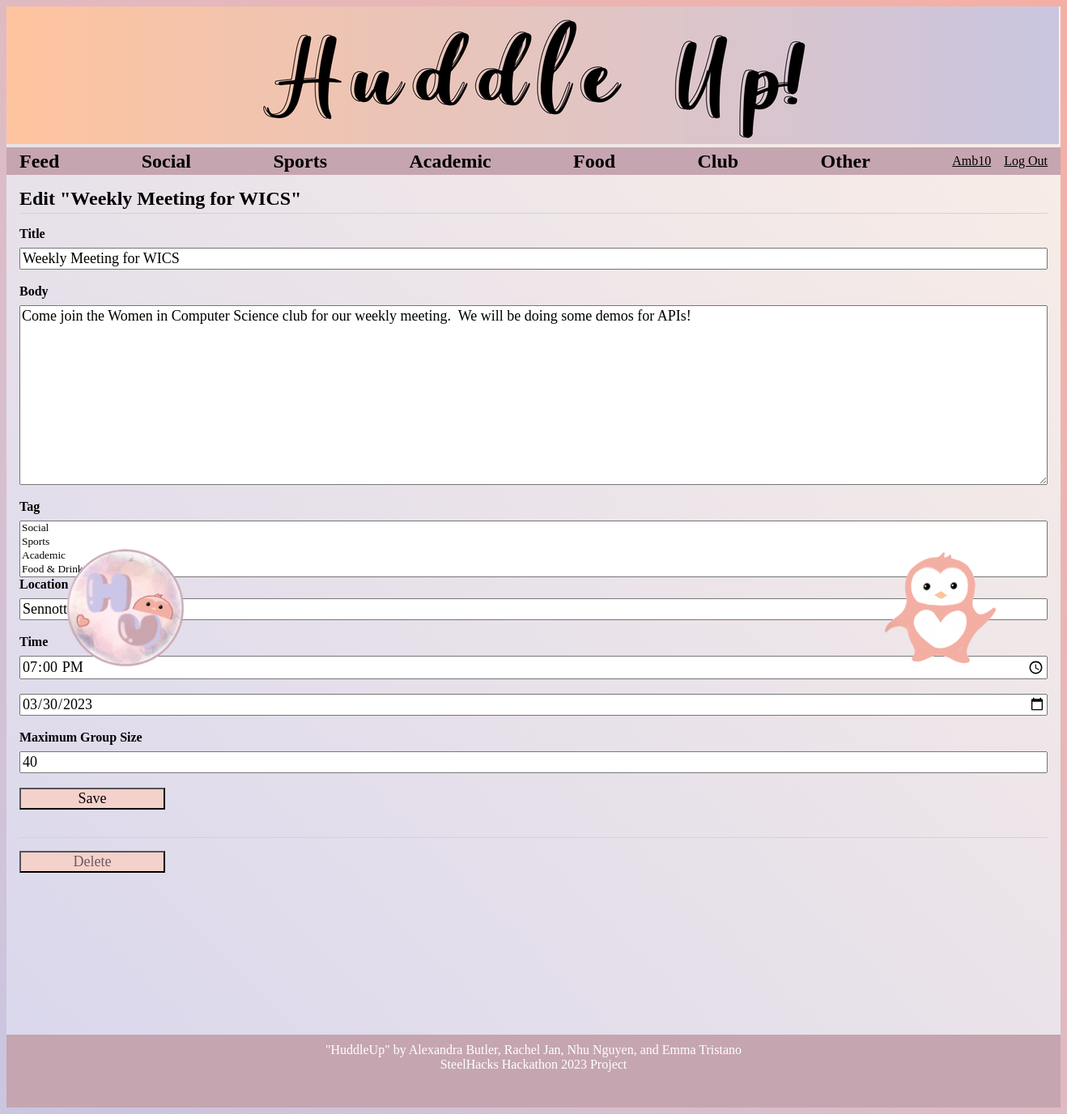
The app's page /3/update (signed in) with its own data.
### tables this page shows
CREATE TABLE user (
  id INTEGER PRIMARY KEY AUTOINCREMENT,
  username TEXT UNIQUE NOT NULL,
  password TEXT NOT NULL,
  first_name TEXT NOT NULL,
  last_name TEXT NOT NULL,
  phone_num TEXT NOT NULL,
  email TEXT NOT NULL
);

CREATE TABLE post (
  id INTEGER PRIMARY KEY AUTOINCREMENT,
  author_id INTEGER NOT NULL,
  created TIMESTAMP NOT NULL DEFAULT CURRENT_TIMESTAMP,
  title TEXT NOT NULL,
  body TEXT NOT NULL,
  tag TEXT NOT NULL, 
  location TEXT NOT NULL,
  time TEXT NOT NULL,
  date TEXT NOT NULL,
  joins INTEGER NOT NULL,
  joined_id TEXT NOT NULL,
  FOREIGN KEY (author_id) REFERENCES user (id)
);

### flaskr/blog.py (the view, shortened to what this page needs)
@bp.route('/<int:id>/update', methods=('GET', 'POST'))
@login_required
def update(id, check_author=True):
    post = get_post(id)
    if check_author and post['author_id'] != g.user['id']:
        abort(403)
    return render_template('blog/update.html', post=post)

### flaskr/auth.py (called while the page is built)
@bp.before_app_request
def load_logged_in_user():
    user_id = session.get('user_id')
    if user_id is None:
        g.user = None
    else:
        g.user = get_db().execute(
            'SELECT * FROM user WHERE id = ?', (user_id,)
        ).fetchone()

def login_required(view):
    @functools.wraps(view)
    def wrapped_view(**kwargs):
        if g.user is None:
            return redirect(url_for('auth.login'))
        return view(**kwargs)
    return wrapped_view

### flaskr/blog.py (called while the page is built)
def get_post(id):
    post = get_db().execute(
        'SELECT p.id, title, body, tag, location, time, date, joins, joined_id, created, author_id, username'
        ' FROM post p JOIN user u ON p.author_id = u.id'
        ' WHERE p.id = ?',
        (id,)
    ).fetchone()
    if post is None:
        abort(404, f"Post id {id} doesn't exist.")
    return post

### flaskr/db.py (called while the page is built)
def get_db():
    if 'db' not in g:
        g.db = sqlite3.connect(
            current_app.config['DATABASE'],
            detect_types=sqlite3.PARSE_DECLTYPES
        )
        g.db.row_factory = sqlite3.Row
    return g.db

### flaskr/templates/blog/update.html (shortened to what this page needs)
{% extends 'base.html' %}
{% block header %}
<h1>{% block title %}Edit "{{ post['title'] }}"{% endblock %}</h1>
{% endblock %}
{% block content %}
<form method="post">
    <label for="title">Title</label>
    <input name="title" id="title" value="{{ request.form['title'] or post['title'] }}" required>
    <label for="body">Body</label>
    <textarea name="body" id="body">{{ request.form['body'] or post['body'] }}</textarea>
    <label for="tag">Tag</label>
    <select name="tag" id="tag" multiple multiselect-search="true">
        <option value="Social">Social</option>
        <option value="Sports">Sports</option>
        <option value="Academic">Academic</option>
        <option value="Food">Food & Drink</option>
        <option value="Club">School Club</option>
    </select>
    <label for="location">Location</label>
    <input name="location" id="location" value="{{ request.form['location'] or post['location'] }}" required>
    <label for="time">Time</label>
    <input type="time" name="time" id="time" value="{{ request.form['time'] or post['time'] }}" required>
    <input type="date" name="date" id="date" value="{{ request.form['date'] or post['date'] }}" required>
    <label for="joins">Maximum Group Size</label>
    <input name="joins" id="joins" value="{{ request.form['joins'] or post['joins']}}" required>
    <input type="submit" value="Save">
</form>
<hr>
<form action="{{ url_for('blog.delete', id=post['id']) }}" method="post">
    <input class="danger" type="submit" value="Delete" onclick="return confirm('Are you sure?');">
</form>
{% endblock %}

### flaskr/templates/base.html (shortened to what this page needs)
<!doctype html>
<html lang='en'>
<link rel="stylesheet" href="{{ url_for('static', filename='style.css') }}">
<body>
    <div class="banner"><img src="../static/home2.png" alt="home image"></div>
    <img src="../static/penguin.png" alt="penguin image" width="150" height="150"
        style="float:right;position:absolute;text-align:right;bottom:550px;right:80px;"></div>
    <img src="../static/icon.png" alt="icon" width="150" height="150"
        style="float:left;position:absolute;text-align:left;bottom:550px;left:80px;"></div>
</body>
<nav>
    <h1><a href="/">Feed</a></h1>
    <h1><a href="{{ url_for('blog.filter_post', filter_name='#Social') }}">Social</a></h1>
    <h1><a href="{{ url_for('blog.filter_post', filter_name='#Sports') }}">Sports</a></h1>
    <h1><a href="{{ url_for('blog.filter_post', filter_name='#Academic') }}">Academic</a></h1>
    <h1><a href="{{ url_for('blog.filter_post', filter_name='#Food') }}">Food</a></h1>
    <h1><a href="{{ url_for('blog.filter_post', filter_name='#Club') }}">Club</a></h1>
    <h1><a href="{{ url_for('blog.filter_post', filter_name='#Other') }}">Other</a></h1>
    <ul>
        {% if g.user %}
        <li><a href="{{ url_for('blog.profile', id=g.user['id']) }}">{{ g.user['username'] }}</a>
        <li><a href="{{ url_for('auth.logout') }}">Log Out</a>
            {% else %}
        <li><a href="{{ url_for('auth.register') }}">Register</a>
        <li><a href="{{ url_for('auth.login') }}">Log In</a>
            {% endif %}
    </ul>
</nav>
<section class="content">
    <header>
        {% block header %}{% endblock %}
    </header>
    {% block content %}{% endblock %}
</section>
<div>
    <footer id="footer">
        <p>"HuddleUp" by Alexandra Butler, Rachel Jan, Nhu Nguyen, and Emma Tristano</p>
        <p>SteelHacks Hackathon 2023 Project</p>
    </footer>
</div>
</html>

### flaskr/static/style.css (style rules this page uses)
* { font-family: "Gill Sans"; }
.banner { text-align: left; padding-left: 0; padding-top: 0; padding-bottom: 0; }
html { font-family: sans-serif; background: linear-gradient(45deg, #CAC6E1, #F5AFA4); }
body { background: linear-gradient(45deg, #D9D7ED, #FAEEE6); }
h1 { color: black; }
a { color: black; }
hr { border: none; border-top: 1px solid lightgray; }
nav { background: #C5A5B0; display: flex; align-items: center; padding: 0 0.5rem; }
nav h1 { flex: auto; margin: 0; }
nav h1 a { text-decoration: none; padding: 0.25rem 0.5rem; }
nav ul { display: flex; list-style: none; margin: 0; padding: 0; }
nav ul li a, nav ul li span, header .action { display: block; padding: 0.5rem; }
.content { padding: 0 1rem 1rem; }
.content>header { border-bottom: 1px solid lightgray; display: flex; align-items: flex-end; }
.content>header h1 { flex: auto; margin: 1rem 0 0.25rem 0; }
.content form { margin: 1em 0; display: flex; flex-direction: column; }
.content label { font-weight: bold; margin-bottom: 0.5em; }
.content input, .content textarea { margin-bottom: 1em; font-size: large; background-color: linear-gradient(45deg, #efe1da, #dbd9ee); }
.content textarea { min-height: 12em; resize: vertical; }
input.danger { color: #6e5a61; }
input[type=submit] { align-self: start; min-width: 10em; background-color: #f4d2cb; }
footer { text-align: center; margin: 0; height: 10vh; margin-top: 150px; padding-top: 10px; padding-bottom: 0px; position: relative; background-color: #C5A5B0; color: white; overflow: auto; font-size: medium; }
footer p { margin: 0; padding: 0; }

### records on screen
user: user.username "Amb10"
post: title "Weekly Meeting for WICS", body "Come join the Women in Computer Science club for our weekly meeting. We will be doing some demos for APIs!", location "Sennott Square Room 5317", time "19:00", date "03/30/2023", joins "40"
